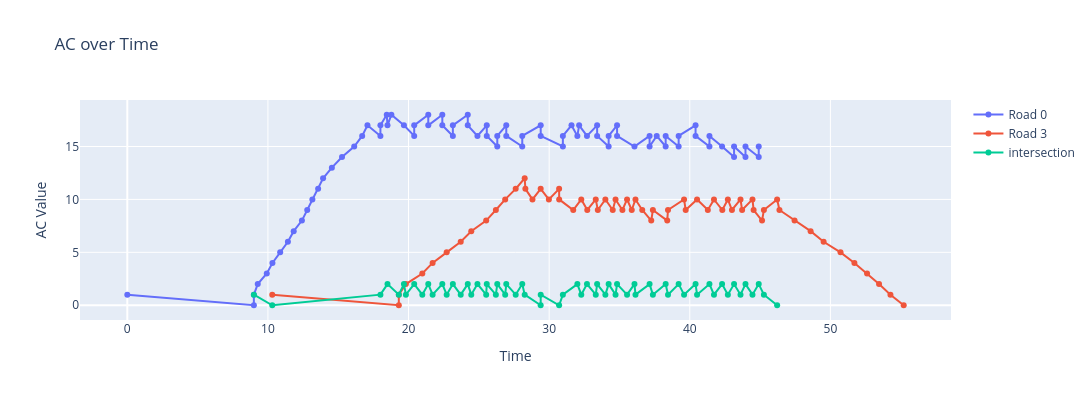

The cell this chart's notebook holds for it:
### Code cell
plot_trace(road0_ac, road3_ac,intersec_ac0, "Road 0", "Road 3")
